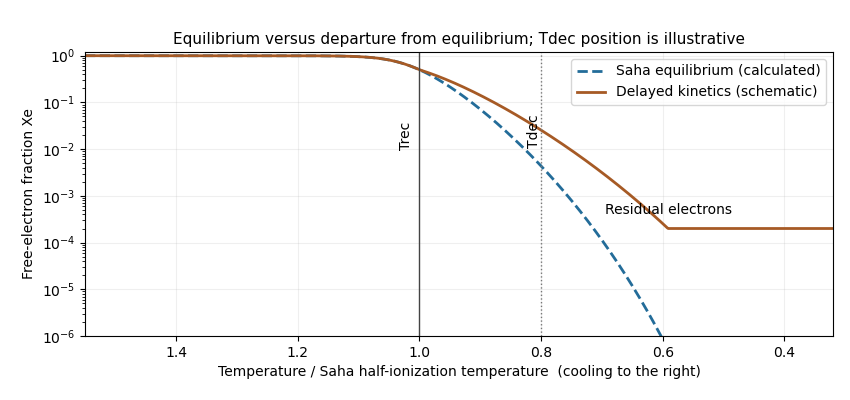

Here is the Python script that generated this plot:
"""Equilibrium calculation plus explicitly schematic kinetic sketch.
Python 3.14, NumPy 2.3.5, Matplotlib 3.10.7; opaque cwd-only PNG.
"""
from pathlib import Path
import matplotlib
matplotlib.use('Agg')
import matplotlib.pyplot as plt
import numpy as np
B=13.6;coefficient=3e-16
lo,hi=30.,60.
for _ in range(80):
 y=(lo+hi)/2
 if y-1.5*np.log(y)<np.log(2/coefficient):lo=y
 else:hi=y
Trec=B/((lo+hi)/2)
def saha(T):
 y=B/T;R=np.exp(np.log(coefficient)+y-1.5*np.log(y));return 2/(1+np.sqrt(1+4*R))
x=np.linspace(1.55,.32,900);equilibrium=saha(x*Trec)
effective=np.where(x>=1,x,1-.7*(1-x));kinetic=np.maximum(saha(effective*Trec),2e-4)
fig,ax=plt.subplots(figsize=(8.5,4),dpi=100,facecolor='white')
ax.semilogy(x,equilibrium,'--',lw=2,color='#236c99',label='Saha equilibrium (calculated)');ax.semilogy(x,kinetic,lw=2,color='#a65a25',label='Delayed kinetics (schematic)')
ax.axvline(1,color='#444444',lw=1);ax.axvline(.8,color='#777777',lw=1,ls=':');ax.text(1.01,.011,'Trec',rotation=90,ha='right');ax.text(.8,.012,'Tdec',rotation=90,ha='right');ax.text(.59,4e-4,'Residual electrons',fontsize=10,ha='center')
ax.set(xlim=(1.55,.32),ylim=(1e-6,1.2),xlabel='Temperature / Saha half-ionization temperature  (cooling to the right)',ylabel='Free-electron fraction Xe');ax.grid(alpha=.2);ax.legend(fontsize=10,loc='upper right');ax.set_title('Equilibrium versus departure from equilibrium; Tdec position is illustrative',fontsize=11)
fig.subplots_adjust(left=.10,right=.98,bottom=.16,top=.87)
fig.savefig(Path.cwd()/'paper-48-recombination-sketch.png',dpi=100,facecolor='white',transparent=False);plt.close(fig)
